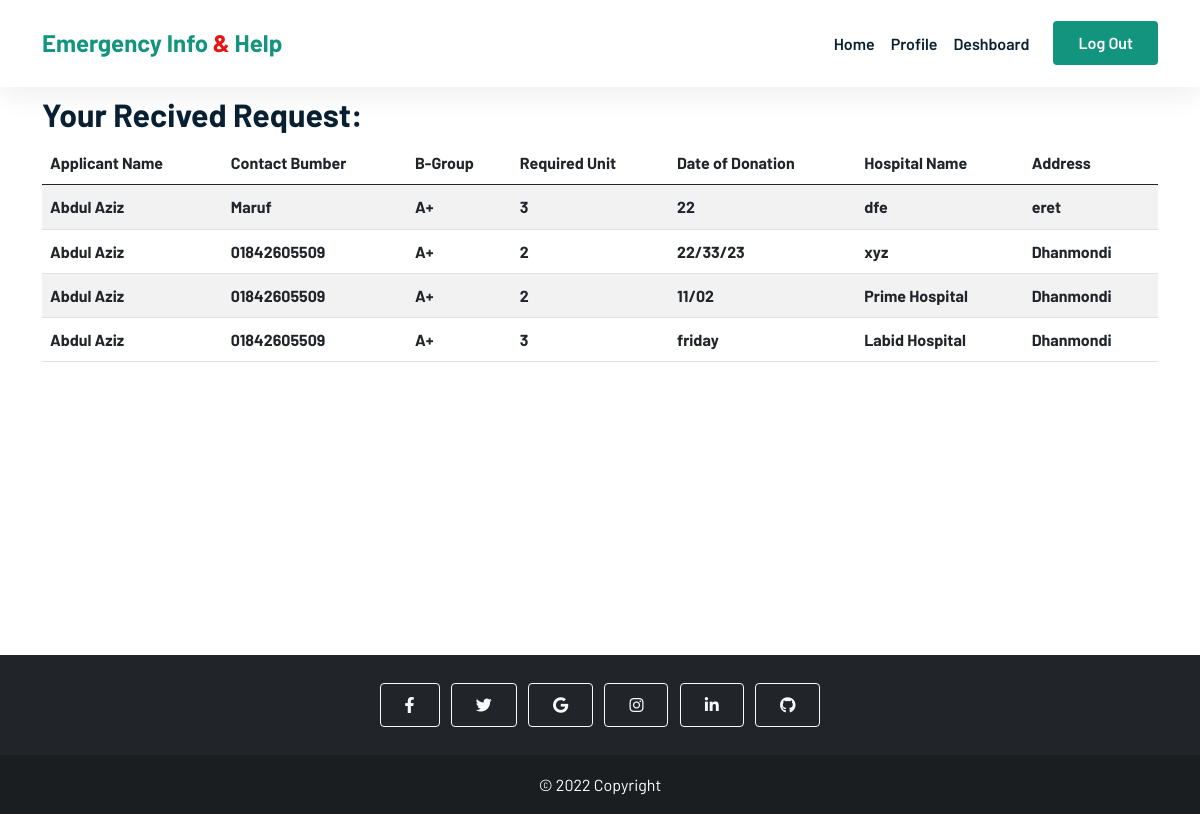
The page /blood_bank_deshboard.php (signed in) on the database its author committed.
### tables this page shows
CREATE TABLE `blood_bank_application` (
  `id` int(11) NOT NULL,
  `applicant_name` varchar(255) NOT NULL,
  `contact_number` varchar(32) NOT NULL,
  `blood_group` varchar(6) NOT NULL,
  `requird_unit` int(10) NOT NULL,
  `date_of_donation` varchar(32) NOT NULL,
  `hospital_name` varchar(255) NOT NULL,
  `hospital_address` varchar(255) NOT NULL,
  `bank_id` int(11) DEFAULT NULL
);

### blood_bank_deshboard.php (the view, shortened to what this page needs)
<?php
  include_once 'config/db.php';
  $id = $_SESSION['user']['id'];
  $sql = "SELECT * FROM `blood_bank_application` WHERE bank_id = '$id'";
  $results = $con->query($sql);
?>
<!DOCTYPE html>
<html lang="en">
  <head>
    <link
      href="https://cdn.jsdelivr.net/npm/bootstrap@5.0.2/dist/css/bootstrap.min.css"
      rel="stylesheet"
    />
    <link
      rel="stylesheet"
      href="https://cdnjs.cloudflare.com/ajax/libs/font-awesome/6.1.1/css/all.min.css"
    />
    <link rel="stylesheet" href="css/style.css" />
  </head>
  <body>
    <header class="sticky-top">
      <nav class="navbar navbar-expand-lg bg-white">
        <div class="container">
          <a class="navbar-brand" href="index.php"
            >Emergency Info <span>&</span> Help</a
          >
          <div class="collapse navbar-collapse" id="navbarNavDropdown">
            <ul class="navbar-nav ms-auto">
              <li class="nav-item">
                <a class="nav-link" aria-current="page" href="index.php"
                  >Home</a
                >
              </li>
              <li class="nav-item">
                <a class="nav-link" href="./blood_bank_profile.php">Profile</a>
              </li>
              <li class="nav-item">
                <a class="nav-link active" href="./blood_bank_deshboard.php"
                  >Deshboard</a
                >
              </li>
            </ul>
            <a href="logout.php" class="btn btn-brand ms-lg-3">Log Out</a>
          </div>
        </div>
      </nav>
    </header>
    <main>
      <div class="container deshboard">
        <h2 class="my-2">Your Recived Request:</h2>
        <table class="table table-striped">
          <thead>
            <tr>
              <th scope="col">Applicant Name</th>
              <th scope="col">Contact Bumber</th>
              <th scope="col">B-Group</th>
              <th scope="col">Required Unit</th>
              <th scope="col">Date of Donation</th>
              <th scope="col">Hospital Name</th>
              <th scope="col">Address</th>
            </tr>
          </thead>
          <tbody>
            <?php  while($row = $results->fetch_assoc()): ?>
            <tr>
              <th scope="row"><?php echo $row['applicant_name'] ?></th>
              <th scope="row"><?php echo $row['contact_number'] ?></th>
              <th scope="row"><?php echo $row['blood_group'] ?></th>
              <th scope="row"><?php echo $row['requird_unit'] ?></th>
              <th scope="row"><?php echo $row['date_of_donation'] ?></th>
              <th scope="row"><?php echo $row['hospital_name'] ?></th>
              <th scope="row"><?php echo $row['hospital_address'] ?></th>
            </tr>
            <?php endwhile; ?>
          </tbody>
        </table>
      </div>
    </main>
    <footer class="bg-dark text-center text-white">
      <div class="container p-4 pb-0">
        <section class="mb-4">
          <a
            class="btn btn-outline-light btn-floating m-1"
            href="#!"
            role="button"
            ><i class="fab fa-facebook-f"></i
          ></a>
          <a
            class="btn btn-outline-light btn-floating m-1"
            href="#!"
            role="button"
            ><i class="fab fa-twitter"></i
          ></a>
          <a
            class="btn btn-outline-light btn-floating m-1"
            href="#!"
            role="button"
            ><i class="fab fa-google"></i
          ></a>
          <a
            class="btn btn-outline-light btn-floating m-1"
            href="#!"
            role="button"
            ><i class="fab fa-instagram"></i
          ></a>
          <a
            class="btn btn-outline-light btn-floating m-1"
            href="#!"
            role="button"
            ><i class="fab fa-linkedin-in"></i
          ></a>
          <a
            class="btn btn-outline-light btn-floating m-1"
            href="#!"
            role="button"
            ><i class="fab fa-github"></i
          ></a>
        </section>
      </div>
      <div class="text-center p-3 footer-last">
        © 2022 Copyright
      </div>
    </footer>
  </body>
</html>

### css/style.css (style rules this page uses)
* { margin: 0; padding: 0; box-sizing: border-box; list-style: none; }
html, body { font-family: "Barlow", sans-serif; line-height: 1.7; color: black; max-width: 100%; scroll-behavior: smooth; }
h1, h2, h3, h4, h5, h6 { font-weight: 700 !important; color: #092032; }
.navbar-nav .nav-link { color: #092032; text-decoration: none; transition: all 0.4s ease; font-weight: 600; }
a { color: #092032; text-decoration: none; }
.navbar { box-shadow: 0px 6px 30px rgba(0, 0, 0, 0.08); z-index: 1; padding: 1.5% 0; }
.navbar .navbar-brand { font-weight: 700; font-size: 24px; color: #12947f; }
.navbar-brand span { color: #e71414; }
.btn { padding: 9px 24px; font-weight: 600; }
.btn-brand { color: white; background-color: #12947f; }
.footer-last { background-color: rgba(0, 0, 0, 0.2); }
a { color: black; }
.deshboard { min-height: 70vh; }

### rows shown on the page
blood_bank_application: applicant_name "Abdul Aziz", contact_number "Maruf", blood_group "A+", requird_unit "3", date_of_donation "22", hospital_name "dfe", hospital_address "eret"
blood_bank_application: applicant_name "Abdul Aziz", contact_number "01842605509", blood_group "A+", requird_unit "2", date_of_donation "22/33/23", hospital_name "xyz", hospital_address "Dhanmondi"
blood_bank_application: applicant_name "Abdul Aziz", contact_number "01842605509", blood_group "A+", requird_unit "2", date_of_donation "11/02", hospital_name "Prime Hospital", hospital_address "Dhanmondi"
blood_bank_application: applicant_name "Abdul Aziz", contact_number "01842605509", blood_group "A+", requird_unit "3", date_of_donation "friday", hospital_name "Labid Hospital", hospital_address "Dhanmondi"
